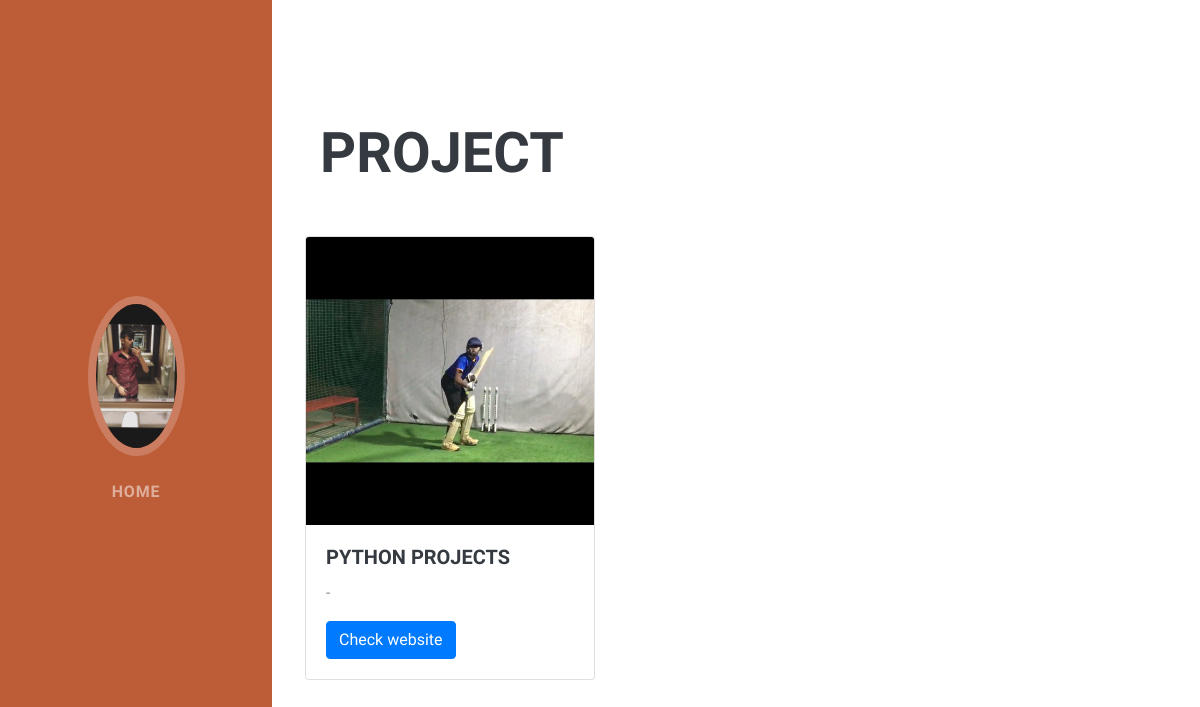
The app's page /project/1 with its own data.
### project/models.py (models this page shows, shortened)
class Project(models.Model):
    title = models.CharField(max_length=50)
    description = models.CharField(max_length=250)
    image = models.ImageField(upload_to='resume/images/')
    url = models.URLField(blank=True)

### project/views.py (the view)
# urls.py: path('project/<int:project_id>', views.detail, name='detail'),
def detail(request,project_id):
    project = get_object_or_404(Project,id=project_id)
    context={
        'project':project
    }
    return render(request,'project/detail.html',context)

### project/templates/project/detail.html (shortened to what this page needs)
<!DOCTYPE html>
{% load static %}
<html lang="en">
<head>
  <link href="{% static 'vendor/bootstrap/css/bootstrap.min.css' %}" rel="stylesheet">
  <link href="{% static 'vendor/fontawesome-free/css/all.min.css' %}" rel="stylesheet">
  <link href="{% static 'css/resume.min.css' %}" rel="stylesheet">
</head>
<body id="page-top">
  <nav class="navbar navbar-expand-lg navbar-dark bg-primary fixed-top" id="sideNav">
    <a class="navbar-brand js-scroll-trigger" href="#page-top">
      <span class="d-none d-lg-block">
        <img class="img-fluid img-profile rounded-circle mx-auto mb-2" src="{% static 'img/profile.jpeg' %}" alt="">
      </span>
    </a>
    <div class="collapse navbar-collapse" id="navbarSupportedContent">
      <ul class="navbar-nav">
        <li class="nav-item">
          <a class="nav-link js-scroll-trigger" href="{% url 'index' %}">Home</a>
        </li>
      </ul>
    </div>
  </nav>
    <section class="resume-section p-3 p-lg-5 d-flex align-items-center" id="projects">
      <div class="w-100">
        <h2 class="mb-5">Project</h2>
          <div class="row">
        <div class="card">
      <img class="card-img-top" style="width: 18rem" src="{{ project.image.url }}" alt="Card image cap">
        <div class="card-body">
          <h5 class="card-title">{{ project.title }}</h5>
          <p class="card-text">{{ project.description }}</p>
          {% if project.url %}
          <a href="{{ item.url }}" class="btn btn-primary">Check website</a>
          {% endif %}
        </div>
      </div>
</div>
      </div>
    </section>
</body>
</html>

### records on screen
Project: image (picture), title "PYTHON PROJECTS", description "-"
